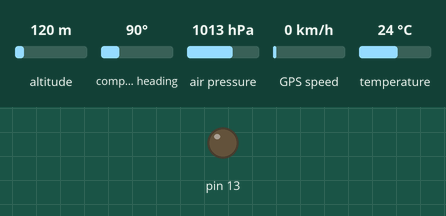
Simulated run of this sketch. Board: Arduino Mega 2560, built with avr-gcc and run on an emulated ATmega2560. On the bench: output pins drawn as LEDs (lit = HIGH). The inputs (shaded band) are chosen by the test bench; at power-on: altitude 120 m, compass heading 90°, air pressure 1013 hPa, GPS speed 0 km/h, temperature 24 °C. The GPS gets a fix after 3 s at 37.7749, -122.4194 with 8 satellites; what the sketch prints to the serial monitor is not drawn.

Above: at 0.15 s.
Timing chart, 0 to 3.1 s (numbered marks = the images above):
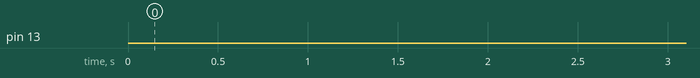

The sketch:

send_gps_to_serial.ino
```cpp
#include <TinyGPS++.h>
#include <Adafruit_BMP280.h>

Adafruit_BMP280 bmp; // use I2C interface
Adafruit_Sensor *bmp_temp = bmp.getTemperatureSensor();
Adafruit_Sensor *bmp_pressure = bmp.getPressureSensor();

static const uint32_t GPSBaud = 9600;

char coordinateLat[10];
char coordinateLng[10];
//char coordinate[20];
String coordinateCSV;
String coordinateGMaps;
String formatted;

char latStr[10];
String plusminLat;
int degLat, bilionthsLat;
String plusminLng;
int degLng, bilionthsLng;

String pressureBMP;
String altitudeBMP;

// The TinyGPS++ object
TinyGPSPlus gps;

// The serial connection to the GPS device
#define ss Serial3


void setup() {
  Serial.begin(115200);
  Serial2.begin(115200);
  Serial.println("GPS START");
  Serial2.println("GPS Positioning");
  Serial.println("GPS Positioning");
  ss.begin(GPSBaud);
  pinMode(13, OUTPUT);
  //  changeFrequency();
  delay(100);
  ss.flush();

  if (!bmp.begin()) {
    Serial.println(F("Could not find a valid BMP280 sensor, check wiring!"));
    while (1) delay(10);
  }

  /* Default settings from datasheet. */
  bmp.setSampling(Adafruit_BMP280::MODE_NORMAL,     /* Operating Mode. */
                  Adafruit_BMP280::SAMPLING_X2,     /* Temp. oversampling */
                  Adafruit_BMP280::SAMPLING_X16,    /* Pressure oversampling */
                  Adafruit_BMP280::FILTER_X16,      /* Filtering. */
                  Adafruit_BMP280::STANDBY_MS_500); /* Standby time. */

  bmp_temp->printSensorDetails();
}

void loop() {
  GPSgetData();
}

void GPSgetData() {
  // This sketch displays information every time a new sentence is correctly encoded.
  while (ss.available() > 0) {
    gps.encode(ss.read());
    if (gps.location.isUpdated()) {
      digitalWrite(13, HIGH);
      // Latitude in degrees (double)
      Serial.print("Latitude= ");
      Serial.print(gps.location.lat(), 6);
      // Longitude in degrees (double)
      Serial.print(" Longitude= ");
      Serial.println(gps.location.lng(), 6);

      // Raw latitude in whole degrees
      Serial.print("Raw latitude = ");
      Serial.print(gps.location.rawLat().negative ? "-" : "+");
      Serial.println(gps.location.rawLat().deg);
      // ... and billionths (u16/u32)
      Serial.println(gps.location.rawLat().billionths);

      // Raw longitude in whole degrees
      Serial.print("Raw longitude = ");
      Serial.print(gps.location.rawLng().negative ? "-" : "+");
      Serial.println(gps.location.rawLng().deg);
      // ... and billionths (u16/u32)
      Serial.println(gps.location.rawLng().billionths);

      // Raw date in DDMMYY format (u32)
      Serial.print("Raw date DDMMYY = ");
      Serial.println(gps.date.value());

      // Year (2000+) (u16)
      Serial.print("Year = ");
      Serial.println(gps.date.year());
      // Month (1-12) (u8)
      Serial.print("Month = ");
      Serial.println(gps.date.month());
      // Day (1-31) (u8)
      Serial.print("Day = ");
      Serial.println(gps.date.day());

      // Raw time in HHMMSSCC format (u32)
      Serial.print("Raw time in HHMMSSCC = ");
      Serial.println(gps.time.value());

      // Hour (0-23) (u8)
      Serial.print("Hour = ");
      Serial.println(gps.time.hour());
      // Minute (0-59) (u8)
      Serial.print("Minute = ");
      Serial.println(gps.time.minute());
      // Second (0-59) (u8)
      Serial.print("Second = ");
      Serial.println(gps.time.second());
      // 100ths of a second (0-99) (u8)
      Serial.print("Centisecond = ");
      Serial.println(gps.time.centisecond());

      // Raw speed in 100ths of a knot (i32)
      Serial.print("Raw speed in 100ths/knot = ");
      Serial.println(gps.speed.value());
      // Speed in knots (double)
      Serial.print("Speed in knots/h = ");
      Serial.println(gps.speed.knots());
      // Speed in miles per hour (double)
      Serial.print("Speed in miles/h = ");
      Serial.println(gps.speed.mph());
      // Speed in meters per second (double)
      Serial.print("Speed in m/s = ");
      Serial.println(gps.speed.mps());
      // Speed in kilometers per hour (double)
      Serial.print("Speed in km/h = ");
      Serial.println(gps.speed.kmph());

      // Raw course in 100ths of a degree (i32)
      Serial.print("Raw course in degrees = ");
      Serial.println(gps.course.value());
      // Course in degrees (double)
      Serial.print("Course in degrees = ");
      Serial.println(gps.course.deg());

      // Raw altitude in centimeters (i32)
      Serial.print("Raw altitude in centimeters = ");
      Serial.println(gps.altitude.value());
      // Altitude in meters (double)
      Serial.print("Altitude in meters = ");
      Serial.println(gps.altitude.meters());
      // Altitude in miles (double)
      Serial.print("Altitude in miles = ");
      Serial.println(gps.altitude.miles());
      // Altitude in kilometers (double)
      Serial.print("Altitude in kilometers = ");
      Serial.println(gps.altitude.kilometers());
      // Altitude in feet (double)
      Serial.print("Altitude in feet = ");
      Serial.println(gps.altitude.feet());

      // Number of satellites in use (u32)
      Serial.print("Number os satellites in use = ");
      Serial.println(gps.satellites.value());

      // Horizontal Dim. of Precision (100ths-i32)
      Serial.print("HDOP = ");
      Serial.println(gps.hdop.value());
      Serial.println();
      dataPreparation();
      digitalWrite(13, LOW);
    }
  }
}

void dataPreparation() {
  //CONVERT DOUBLE > CHAR > CONCATE STRING
  plusminLat = (gps.location.rawLat().negative ? "-" : "");
  degLat = (gps.location.rawLat().deg);
  bilionthsLat = (gps.location.rawLat().billionths);

  plusminLng = (gps.location.rawLng().negative ? "-" : "");
  degLng = (gps.location.rawLng().deg);
  bilionthsLng = (gps.location.rawLng().billionths);

  dtostrf(gps.location.lat(), 6, 6, coordinateLat);
  dtostrf(gps.location.lng(), 6, 6, coordinateLng);

  sensors_event_t temp_event, pressure_event;
  bmp_temp->getEvent(&temp_event);
  bmp_pressure->getEvent(&pressure_event);

  coordinateCSV += plusminLat;
  coordinateCSV += degLat;
  coordinateCSV += ",";
  coordinateCSV += bilionthsLat;
  coordinateCSV += ",";
  coordinateCSV += plusminLng;
  coordinateCSV += degLng;
  coordinateCSV += ",";
  coordinateCSV += bilionthsLng;


  coordinateGMaps += plusminLat;
  coordinateGMaps += degLat;
  coordinateGMaps += ".";
  coordinateGMaps += bilionthsLat;
  coordinateGMaps += ",";
  coordinateGMaps += plusminLng;
  coordinateGMaps += degLng;
  coordinateGMaps += ".";
  coordinateGMaps += bilionthsLng;

  formatted += coordinateCSV;
  formatted += ",";
  formatted += gps.satellites.value();
  formatted += ",";
  formatted += (pressure_event.pressure);
  //  coordinate += coordinateLng;


  sendSerialData();

  //CLEAR COORDINATE BUFFER
  coordinateCSV = "";
  coordinateGMaps = "";
  formatted = "";
}

void sendSerialData() {
  Serial2.print("Latitude        = ");
  Serial2.println(coordinateLat);
  Serial2.print("Longitude       = ");
  Serial2.println(coordinateLng);
  Serial2.print("Satelite        = ");
  Serial2.println(gps.satellites.value());
  Serial2.print("Coordinate CSV  = ");
  Serial2.println(coordinateCSV);
  Serial2.print("Coordinate Maps = ");
  Serial2.println(coordinateGMaps);
  Serial2.print("CSV Formatted   = ");
  Serial2.println(formatted);
  Serial2.println();
}


void sendPacket(byte *packet, byte len) {
  for (byte i = 0; i < len; i++)
  {
    ss.write(packet[i]); // GPS is HardwareSerial
  }
}

void bmp280(){
  sensors_event_t temp_event, pressure_event;
  bmp_temp->getEvent(&temp_event);
  bmp_pressure->getEvent(&pressure_event);
}
void changeFrequency() {
  byte packet[] = {
    0xB5, //
    0x62, //
    0x06, //
    0x08, //
    0x06, // length
    0x00, //
    0x64, // measRate, hex 64 = dec 100 ms
    0x00, //
    0x01, // navRate, always =1
    0x00, //
    0x01, // timeRef, stick to GPS time (=1)
    0x00, //
    0x7A, // CK_A
    0x12, // CK_B
  };
  sendPacket(packet, sizeof(packet));
}
```
